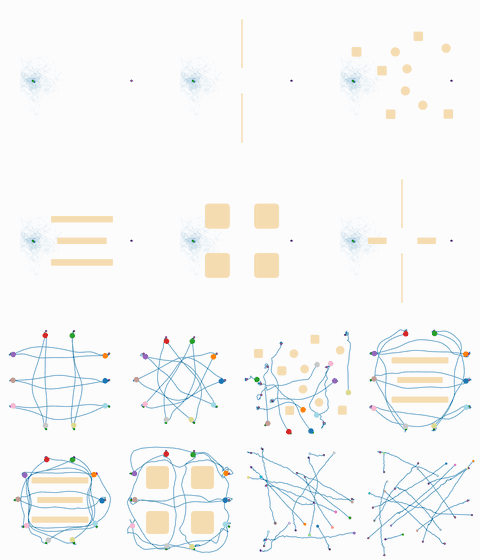
#> input picture files/zhilinhe/mdoc-thumbnail.gif, 480 x 560 px, given in place of empty_MDOC.gif, which was not available
$ python build_mdoc_thumbnail.py --source ../files/zhilinhe/mdoc-thumbnail.gif
#> lines starting #> are read from the running program, lines starting #| are printed output that depends on the picture; pictures that were not available may be replaced by others from this repository, and a replacement may not be noted
#!/usr/bin/env python3
"""Build an unlabeled, animated MDOC thumbnail from all 14 main demo GIFs.

Requires Pillow. No AI, labels, titles, borders, or geometry redrawing is used.
Run:
  python3 build_mdoc_thumbnail.py --source /path/to/mdoc --output /path/to/assets
"""

from __future__ import annotations

import argparse
import bisect
import json
from pathlib import Path

from PIL import Image, ImageChops, ImageDraw


WIDTH, HEIGHT = 480, 560
MASK = (0, 0, 112, 24)
MULTI_CROP = (80, 0, 560, 480)
SOURCES = [
    ("MDOC", "empty_MDOC.gif", "Empty", 1),
    ("MDOC", "narrow_MDOC.gif", "Narrow", 1),
    ("MDOC", "random_MDOC.gif", "Random", 1),
    ("MDOC", "conveyor_MDOC.gif", "Conveyor", 1),
    ("MDOC", "dropregion_MDOC.gif", "Drop Region", 1),
    ("MDOC", "tennis_MDOC.gif", "Tennis", 1),
    ("MDOC-CBS", "empty_boundary_MDOC-CBS_10.gif", "Empty Boundary", 10),
    ("MDOC-CBS", "empty_circle_MDOC-CBS_10.gif", "Empty Circle", 10),
    ("MDOC-CBS", "random_MDOC-CBS_10.gif", "Random", 10),
    ("MDOC-CBS", "conveyor_boundary_MDOC-CBS_10.gif", "Conveyor Boundary", 10),
    ("MDOC-CBS", "conveyor_circle_MDOC-CBS_10.gif", "Conveyor Circle", 10),
    ("MDOC-CBS", "dropregion_boundary_MDOC-CBS_10.gif", "Drop Region", 10),
    ("MDOC-CBS", "empty_large_MDOC-CBS_15.gif", "Empty Large", 15),
    ("MDOC-CBS", "empty_extralarge_MDOC-CBS_15.gif", "Empty Extra Large", 15),
]


def load_sources(source: Path) -> list[dict]:
    animations = []
    for index, (folder, filename, scene, agents) in enumerate(SOURCES):
        path = source / "assets/vis/gifs" / folder / filename
        original = Image.open(path)
#> original is the input picture: PIL image 480x560 P; mean R, G, B 246.9, 247.6, 247
        is_single = folder == "MDOC"
        tile_size = 160 if is_single else 120
        frames, ends, elapsed = [], [], 0
        for i in range(original.n_frames):
            original.seek(i)
            frame = original.convert("RGB")
            if is_single:
                # Check the exact source annotation footprint. GIF quantization
                # gives some gray text edges a slight tint, so geometry safety
                # is checked by its known position rather than a color heuristic.
                region = frame.crop(MASK)
                annotation = ImageChops.difference(region, Image.new("RGB", region.size, "white")).convert("L").point(lambda value: 255 if value > 15 else 0).getbbox()
                assert annotation is None or (annotation[0] >= 6 and annotation[1] >= 7 and annotation[2] <= 110 and annotation[3] <= 23), (filename, i, annotation)
                ImageDraw.Draw(frame).rectangle((MASK[0], MASK[1], MASK[2] - 1, MASK[3] - 1), fill="white")
            else:
                # Verify every source frame before removing horizontal white margins.
                difference = ImageChops.difference(frame, Image.new("RGB", frame.size, "white"))
                content = difference.convert("L").point(lambda value: 255 if value > 15 else 0).getbbox()
                assert content is None or (content[0] >= MULTI_CROP[0] and content[2] <= MULTI_CROP[2]), (filename, i, content)
                frame = frame.crop(MULTI_CROP)
            frame = frame.resize((tile_size, tile_size), Image.Resampling.LANCZOS)
            frames.append(frame)
            elapsed += original.info.get("duration", 100)
            ends.append(elapsed)
#> this loop made 41 passes
#> elapsed on passes 1 to 12: 250, 500, 750, 1000, 1250, 1500, 1750, 2000, 2250, 2500, 2750, 3000
#> pass 1, in load_sources, `frame = frame.resize((tile_size, tile_size), Image.Resampling.LANCZOS)`:
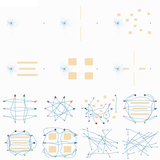
#> frame: PIL image 160x160 RGB; mean R, G, B 246.7, 247.6, 247
#> pass 2, in load_sources, `frame = original.convert("RGB")`:
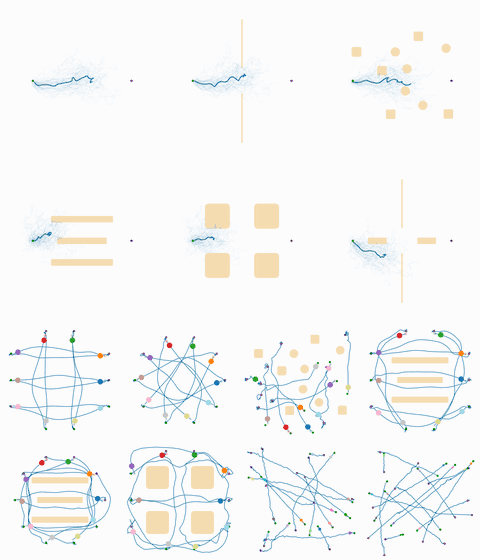
#> frame: PIL image 480x560 RGB; mean R, G, B 246.5, 247.4, 246.7
#> pass 2, in load_sources, `frame = frame.resize((tile_size, tile_size), Image.Resampling.LANCZOS)`:
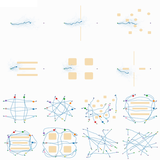
#> frame: PIL image 160x160 RGB; mean R, G, B 246.3, 247.3, 246.7
#> after the loop, elapsed = 10240; ends = 41 values from 250 to 10240; frames = 41 items
        if is_single:
            xy = ((index % 3) * 160, (index // 3) * 160)
        else:
            multi_index = index - 6
            xy = ((multi_index % 4) * 120, 320 + (multi_index // 4) * 120)
        animations.append({"file": str(path.relative_to(source)), "scene": scene, "agents": agents, "frames": frames, "ends": ends, "duration_ms": elapsed, "source_size": original.size, "tile_size": tile_size, "xy": xy, "mask": MASK if is_single else None, "crop": None if is_single else MULTI_CROP})
    return animations


def render(animations: list[dict], timestamp: int) -> Image.Image:
    canvas = Image.new("RGB", (WIDTH, HEIGHT), "white")
    for animation in animations:
        frame_index = bisect.bisect_right(animation["ends"], timestamp % animation["duration_ms"])
        canvas.paste(animation["frames"][min(frame_index, len(animation["frames"]) - 1)], animation["xy"])
    return canvas


def build_palette(animations: list[dict]) -> Image.Image:
    sheet = Image.new("RGB", (WIDTH * 5, HEIGHT), "white")
    for i, timestamp in enumerate((0, 2500, 4900, 7500, 9700)):
        sheet.paste(render(animations, timestamp), (WIDTH * i, 0))
    adaptive = sheet.quantize(colors=64, method=Image.Quantize.MEDIANCUT)
    # Preserve the native robot/category colors even at small thumbnail scale.
    semantic_colors = [
        (31, 119, 180), (174, 199, 232), (255, 127, 14), (255, 187, 120),
        (44, 160, 44), (152, 223, 138), (214, 39, 40), (255, 152, 150),
        (148, 103, 189), (197, 176, 213), (140, 86, 75), (196, 156, 148),
        (227, 119, 194), (247, 182, 210), (127, 127, 127), (199, 199, 199),
        (188, 189, 34), (219, 219, 141), (23, 190, 207), (158, 218, 229),
        (0, 128, 0), (255, 0, 0), (0, 0, 255), (255, 255, 255),
        (0, 0, 0), (21, 48, 70), (82, 103, 118), (220, 228, 237),
        (246, 221, 177), (0, 114, 189), (166, 54, 3), (102, 194, 165),
    ]
    data = adaptive.getpalette()[:64 * 3] + [channel for color in semantic_colors for channel in color]
    data += [255] * (768 - len(data))
    palette = Image.new("P", (1, 1))
    palette.putpalette(data)
    return palette


def main() -> None:
    parser = argparse.ArgumentParser()
    parser.add_argument("--source", type=Path, required=True)
    parser.add_argument("--output", type=Path, default=Path(__file__).resolve().parent)
    args = parser.parse_args()
    args.output.mkdir(exist_ok=True, parents=True)
    animations = load_sources(args.source)
    duration = max(a["duration_ms"] for a in animations)
    timestamps = list(range(0, duration, 250))
    delays = [b - a for a, b in zip(timestamps, timestamps[1:] + [duration])]
    palette = build_palette(animations)
    frames = [render(animations, t).quantize(palette=palette, dither=Image.Dither.NONE) for t in timestamps]
    gif_path = args.output / "mdoc-thumbnail.gif"
    frames[0].save(gif_path, save_all=True, append_images=frames[1:], duration=delays, loop=0, disposal=1, optimize=True)

    encoded = Image.open(gif_path)
    assert encoded.n_frames == len(timestamps)
    actual_duration, decoded_samples = 0, []
    for i in range(encoded.n_frames):
        encoded.seek(i)
        actual_duration += encoded.info.get("duration", 0)
        if i in (0, 10, 20, 30, 40):
            decoded_samples.append(encoded.convert("RGB"))
    assert actual_duration == duration and encoded.info.get("loop") == 0
    for animation in animations:
        x, y = animation["xy"]
        size = animation["tile_size"]
        box = (x, y, x + size, y + size)
        assert any(ImageChops.difference(decoded_samples[0].crop(box), im.crop(box)).getbbox() for im in decoded_samples[1:]), animation["file"]
        if animation["mask"]:
            # Source annotations are fully white after masking and before resizing.
            for frame in animation["frames"]:
                region = frame.crop((0, 0, 35, 6))
                assert region.getextrema() == ((255, 255),) * 3, animation["file"]

    encoded.seek(10)
    encoded.convert("RGB").save(args.output / "mdoc-thumbnail-encoded-preview.png", optimize=True)
    encoded.seek(0)
    encoded.convert("RGB").save(args.output / "mdoc-thumbnail-first-frame.png", optimize=True)
    metadata = {
        "file": gif_path.name, "size": [WIDTH, HEIGHT], "frames": encoded.n_frames,
        "duration_ms": actual_duration, "fps": 4, "loop": "forever", "bytes": gif_path.stat().st_size,
        "layout": "Unlabeled white background; 6 single-robot environments in a 3×2 grid, followed by 8 multi-robot scenarios in a 4×2 grid.",
        "timing": "All clips start together. Original source playback speeds are retained; short clips loop independently within the 10.24 s composite loop.",
        "annotations": "No added text or borders. The diffusion counter in each single-robot source is masked white in source pixels (0, 0, 112, 24), after every source frame is checked against the known upper-left annotation footprint.",
        "checks": {"all_14_tiles_animate": True, "single_robot_text_region_masked": True, "multi_robot_crop_contains_all_geometry": True},
        "sources": [{k: v for k, v in a.items() if k not in ("frames", "ends")} | {"source_frames": len(a["frames"])} for a in animations],
    }
    (args.output / "mdoc-thumbnail-manifest.json").write_text(json.dumps(metadata, indent=2, ensure_ascii=False) + "\n")
    print(json.dumps({k: metadata[k] for k in ("file", "size", "frames", "duration_ms", "fps", "bytes", "checks")}, indent=2))


if __name__ == "__main__":
#> (the run stopped early here; a loop or call above may not have finished)
